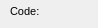
      <widget class="QWidget" name="page_44">
       <property name="geometry">
        <rect>
         <x>0</x>
         <y>0</y>
         <width>98</width>
         <height>28</height>
        </rect>
       </property>
       <attribute name="label">
        <string>Basic &amp;&amp; specific information</string>
       </attribute>
       <widget class="QLabel" name="label_location_type">
        <property name="geometry">
         <rect>
          <x>300</x>
          <y>99</y>
          <width>101</width>
          <height>22</height>
         </rect>
        </property>
        <property name="font">
         <font>
          <pointsize>8</pointsize>
         </font>
        </property>
        <property name="frameShape">
         <enum>QFrame::NoFrame</enum>
        </property>
        <property name="frameShadow">
         <enum>QFrame::Plain</enum>
        </property>
        <property name="text">
         <string>Location type:</string>
        </property>
        <property name="textFormat">
         <enum>Qt::AutoText</enum>
        </property>
        <property name="scaledContents">
         <bool>false</bool>
        </property>
        <property name="alignment">
         <set>Qt::AlignLeading|Qt::AlignLeft|Qt::AlignVCenter</set>
        </property>
        <property name="margin">
         <number>3</number>
        </property>
       </widget>
       <widget class="QLabel" name="label_fluid_type">
        <property name="geometry">
         <rect>
          <x>300</x>
          <y>74</y>
          <width>101</width>
          <height>22</height>
         </rect>
        </property>
        <property name="font">
         <font>
          <pointsize>8</pointsize>
         </font>
        </property>
        <property name="frameShape">
         <enum>QFrame::NoFrame</enum>
        </property>
        <property name="frameShadow">
         <enum>QFrame::Plain</enum>
        </property>
        <property name="text">
         <string>Fluid type:</string>
        </property>
        <property name="textFormat">
         <enum>Qt::AutoText</enum>
        </property>
        <property name="scaledContents">
         <bool>false</bool>
        </property>
        <property name="alignment">
         <set>Qt::AlignLeading|Qt::AlignLeft|Qt::AlignVCenter</set>
        </property>
        <property name="margin">
         <number>3</number>
        </property>
       </widget>
       <widget class="QLabel" name="label_builtdate">
        <property name="geometry">
         <rect>
          <x>10</x>
          <y>204</y>
          <width>101</width>
          <height>22</height>
         </rect>
        </property>
        <property name="font">
         <font>
          <pointsize>8</pointsize>
         </font>
        </property>
        <property name="frameShape">
         <enum>QFrame::NoFrame</enum>
        </property>
        <property name="frameShadow">
         <enum>QFrame::Plain</enum>
        </property>
        <property name="text">
         <string>Builtdate:</string>
        </property>
        <property name="textFormat">
         <enum>Qt::AutoText</enum>
        </property>
        <property name="scaledContents">
         <bool>false</bool>
        </property>
        <property name="alignment">
         <set>Qt::AlignLeading|Qt::AlignLeft|Qt::AlignVCenter</set>
        </property>
        <property name="margin">
         <number>3</number>
        </property>
       </widget>
       <widget class="QLabel" name="label_soilcat_id">
        <property name="geometry">
         <rect>
          <x>300</x>
          <y>0</y>
          <width>101</width>
          <height>22</height>
         </rect>
        </property>
        <property name="font">
         <font>
          <pointsize>8</pointsize>
         </font>
        </property>
        <property name="frameShape">
         <enum>QFrame::NoFrame</enum>
        </property>
        <property name="frameShadow">
         <enum>QFrame::Plain</enum>
        </property>
        <property name="text">
         <string>Soilcat id</string>
        </property>
        <property name="textFormat">
         <enum>Qt::AutoText</enum>
        </property>
        <property name="scaledContents">
         <bool>false</bool>
        </property>
        <property name="alignment">
         <set>Qt::AlignLeading|Qt::AlignLeft|Qt::AlignVCenter</set>
        </property>
        <property name="margin">
         <number>3</number>
        </property>
       </widget>
       <widget class="QLineEdit" name="code">
        <property name="geometry">
         <rect>
          <x>110</x>
          <y>0</y>
          <width>160</width>
          <height>18</height>
         </rect>
        </property>
       </widget>
       <widget class="QLabel" name="label_function_type">
        <property name="geometry">
         <rect>
          <x>300</x>
          <y>49</y>
          <width>101</width>
          <height>22</height>
         </rect>
        </property>
        <property name="font">
         <font>
          <pointsize>8</pointsize>
         </font>
        </property>
        <property name="frameShape">
         <enum>QFrame::NoFrame</enum>
        </property>
        <property name="frameShadow">
         <enum>QFrame::Plain</enum>
        </property>
        <property name="text">
         <string>Function type:</string>
        </property>
        <property name="textFormat">
         <enum>Qt::AutoText</enum>
        </property>
        <property name="scaledContents">
         <bool>false</bool>
        </property>
        <property name="alignment">
         <set>Qt::AlignLeading|Qt::AlignLeft|Qt::AlignVCenter</set>
        </property>
        <property name="margin">
         <number>3</number>
        </property>
       </widget>
       <widget class="QComboBox" name="buildercat_id">
        <property name="geometry">
         <rect>
          <x>110</x>
          <y>154</y>
          <width>160</width>
          <height>18</height>
         </rect>
        </property>
       </widget>
       <widget class="QLabel" name="label_owner">
        <property name="geometry">
         <rect>
          <x>10</x>
          <y>129</y>
          <width>101</width>
          <height>22</height>
         </rect>
        </property>
        <property name="font">
         <font>
          <pointsize>8</pointsize>
         </font>
        </property>
        <property name="frameShape">
         <enum>QFrame::NoFrame</enum>
        </property>
        <property name="frameShadow">
         <enum>QFrame::Plain</enum>
        </property>
        <property name="text">
         <string>Owner:</string>
        </property>
        <property name="textFormat">
         <enum>Qt::AutoText</enum>
        </property>
        <property name="scaledContents">
         <bool>false</bool>
        </property>
        <property name="alignment">
         <set>Qt::AlignLeading|Qt::AlignLeft|Qt::AlignVCenter</set>
        </property>
        <property name="margin">
         <number>3</number>
        </property>
       </widget>
       <widget class="QComboBox" name="workcat_id_end">
        <property name="geometry">
         <rect>
          <x>400</x>
          <y>124</y>
          <width>160</width>
          <height>18</height>
         </rect>
        </property>
        <property name="autoFillBackground">
         <bool>true</bool>
        </property>
        <property name="editable">
         <bool>true</bool>
        </property>
        <property name="maxVisibleItems">
         <number>8</number>
        </property>
        <property name="frame">
         <bool>true</bool>
        </property>
       </widget>
       <widget class="QLabel" name="label_workcat_id_end">
        <property name="geometry">
         <rect>
          <x>300</x>
          <y>124</y>
          <width>101</width>
          <height>22</height>
         </rect>
        </property>
        <property name="font">
         <font>
          <pointsize>8</pointsize>
         </font>
        </property>
        <property name="frameShape">
         <enum>QFrame::NoFrame</enum>
        </property>
        <property name="frameShadow">
         <enum>QFrame::Plain</enum>
        </property>
        <property name="text">
         <string>Workcat end id:</string>
        </property>
        <property name="textFormat">
         <enum>Qt::AutoText</enum>
        </property>
        <property name="scaledContents">
         <bool>false</bool>
        </property>
        <property name="alignment">
         <set>Qt::AlignLeading|Qt::AlignLeft|Qt::AlignVCenter</set>
        </property>
        <property name="margin">
         <number>3</number>
        </property>
       </widget>
       <widget class="QComboBox" name="location_type">
        <property name="geometry">
         <rect>
          <x>400</x>
          <y>99</y>
          <width>160</width>
          <height>18</height>
         </rect>
        </property>
       </widget>
       <widget class="QComboBox" name="soilcat_id">
        <property name="geometry">
         <rect>
          <x>400</x>
          <y>0</y>
          <width>160</width>
          <height>18</height>
         </rect>
        </property>
       </widget>
       <widget class="QLabel" name="label_category_type">
        <property name="geometry">
         <rect>
          <x>300</x>
          <y>24</y>
          <width>101</width>
          <height>22</height>
         </rect>
        </property>
        <property name="font">
         <font>
          <pointsize>8</pointsize>
         </font>
        </property>
        <property name="frameShape">
         <enum>QFrame::NoFrame</enum>
        </property>
        <property name="frameShadow">
         <enum>QFrame::Plain</enum>
        </property>
        <property name="text">
         <string>Category type:</string>
        </property>
        <property name="textFormat">
         <enum>Qt::AutoText</enum>
        </property>
        <property name="scaledContents">
         <bool>false</bool>
        </property>
        <property name="alignment">
         <set>Qt::AlignLeading|Qt::AlignLeft|Qt::AlignVCenter</set>
        </property>
        <property name="margin">
         <number>3</number>
        </property>
       </widget>
       <widget class="QLabel" name="label_buildercat_id">
        <property name="geometry">
         <rect>
          <x>10</x>
          <y>154</y>
          <width>101</width>
          <height>22</height>
         </rect>
        </property>
        <property name="font">
         <font>
          <pointsize>8</pointsize>
         </font>
        </property>
        <property name="frameShape">
         <enum>QFrame::NoFrame</enum>
        </property>
        <property name="frameShadow">
         <enum>QFrame::Plain</enum>
        </property>
        <property name="text">
         <string>Buildercat id:</string>
        </property>
        <property name="textFormat">
         <enum>Qt::AutoText</enum>
        </property>
        <property name="scaledContents">
         <bool>false</bool>
        </property>
        <property name="alignment">
         <set>Qt::AlignLeading|Qt::AlignLeft|Qt::AlignVCenter</set>
        </property>
        <property name="margin">
         <number>3</number>
        </property>
       </widget>
       <widget class="QComboBox" name="category_type">
        <property name="geometry">
         <rect>
          <x>400</x>
          <y>24</y>
          <width>160</width>
          <height>18</height>
         </rect>
        </property>
       </widget>
       <widget class="QLabel" name="label_enddate">
        <property name="geometry">
         <rect>
          <x>300</x>
          <y>149</y>
          <width>101</width>
          <height>22</height>
         </rect>
        </property>
        <property name="font">
         <font>
          <pointsize>8</pointsize>
         </font>
        </property>
        <property name="frameShape">
         <enum>QFrame::NoFrame</enum>
        </property>
        <property name="frameShadow">
         <enum>QFrame::Plain</enum>
        </property>
        <property name="text">
         <string>End date:</string>
        </property>
        <property name="textFormat">
         <enum>Qt::AutoText</enum>
        </property>
        <property name="scaledContents">
         <bool>false</bool>
        </property>
        <property name="alignment">
         <set>Qt::AlignLeading|Qt::AlignLeft|Qt::AlignVCenter</set>
        </property>
        <property name="margin">
         <number>3</number>
        </property>
       </widget>
       <widget class="QgsDateTimeEdit" name="enddate">
        <property name="geometry">
         <rect>
          <x>400</x>
          <y>149</y>
          <width>161</width>
          <height>22</height>
         </rect>
        </property>
        <property name="displayFormat">
         <string>dd/MM/yy</string>
        </property>
        <property name="calendarPopup">
         <bool>true</bool>
        </property>
        <property name="allowNull" stdset="0">
         <bool>true</bool>
        </property>
       </widget>
       <widget class="QLabel" name="label_code">
        <property name="geometry">
         <rect>
          <x>10</x>
          <y>0</y>
          <width>101</width>
          <height>22</height>
         </rect>
        </property>
        <property name="font">
         <font>
          <pointsize>8</pointsize>
         </font>
        </property>
        <property name="frameShape">
         <enum>QFrame::NoFrame</enum>
        </property>
        <property name="frameShadow">
         <enum>QFrame::Plain</enum>
        </property>
        <property name="text">
         <string>Code:</string>
        </property>
        <property name="textFormat">
         <enum>Qt::AutoText</enum>
        </property>
        <property name="scaledContents">
         <bool>false</bool>
        </property>
        <property name="alignment">
         <set>Qt::AlignLeading|Qt::AlignLeft|Qt::AlignVCenter</set>
        </property>
        <property name="margin">
         <number>3</number>
        </property>
       </widget>
       <widget class="QComboBox" name="ownercat_id">
        <property name="geometry">
         <rect>
          <x>110</x>
          <y>129</y>
          <width>160</width>
          <height>18</height>
         </rect>
        </property>
       </widget>
       <widget class="QgsDateTimeEdit" name="builtdate">
        <property name="geometry">
         <rect>
          <x>110</x>
          <y>204</y>
          <width>161</width>
          <height>22</height>
         </rect>
        </property>
        <property name="displayFormat">
         <string>dd/MM/yy</string>
        </property>
        <property name="calendarPopup">
         <bool>true</bool>
        </property>
        <property name="allowNull" stdset="0">
         <bool>true</bool>
        </property>
       </widget>
       <widget class="QComboBox" name="fluid_type">
        <property name="geometry">
         <rect>
          <x>400</x>
          <y>74</y>
          <width>160</width>
          <height>18</height>
         </rect>
        </property>
       </widget>
       <widget class="QComboBox" name="function_type">
        <property name="geometry">
         <rect>
          <x>400</x>
          <y>49</y>
          <width>160</width>
          <height>18</height>
         </rect>
        </property>
       </widget>
       <widget class="QLabel" name="label_workcat_id">
        <property name="geometry">
         <rect>
          <x>10</x>
          <y>179</y>
          <width>101</width>
          <height>22</height>
         </rect>
        </property>
        <property name="font">
         <font>
          <pointsize>8</pointsize>
         </font>
        </property>
        <property name="frameShape">
         <enum>QFrame::NoFrame</enum>
        </property>
        <property name="frameShadow">
         <enum>QFrame::Plain</enum>
        </property>
        <property name="text">
         <string>Workcat id:</string>
        </property>
        <property name="textFormat">
         <enum>Qt::AutoText</enum>
        </property>
        <property name="scaledContents">
         <bool>false</bool>
        </property>
        <property name="alignment">
         <set>Qt::AlignLeading|Qt::AlignLeft|Qt::AlignVCenter</set>
        </property>
        <property name="margin">
         <number>3</number>
        </property>
       </widget>
       <widget class="QComboBox" name="workcat_id">
        <property name="geometry">
         <rect>
          <x>110</x>
          <y>179</y>
          <width>160</width>
          <height>18</height>
         </rect>
        </property>
        <property name="autoFillBackground">
         <bool>true</bool>
        </property>
        <property name="editable">
         <bool>true</bool>
        </property>
        <property name="maxVisibleItems">
         <number>8</number>
        </property>
        <property name="frame">
         <bool>true</bool>
        </property>
       </widget>
       <widget class="QLineEdit" name="name">
        <property name="geometry">
         <rect>
          <x>110</x>
          <y>26</y>
          <width>160</width>
          <height>18</height>
         </rect>
        </property>
        <property name="inputMask">
         <string/>
        </property>
        <property name="text">
         <string/>
        </property>
        <property name="frame">
         <bool>true</bool>
        </property>
       </widget>
       <widget class="QLabel" name="label_sander_depth">
        <property name="geometry">
         <rect>
          <x>10</x>
          <y>76</y>
          <width>96</width>
          <height>22</height>
         </rect>
        </property>
        <property name="font">
         <font>
          <pointsize>8</pointsize>
         </font>
        </property>
        <property name="frameShape">
         <enum>QFrame::NoFrame</enum>
        </property>
        <property name="frameShadow">
         <enum>QFrame::Plain</enum>
        </property>
        <property name="text">
         <string>Sander depth:</string>
        </property>
        <property name="textFormat">
         <enum>Qt::AutoText</enum>
        </property>
        <property name="scaledContents">
         <bool>false</bool>
        </property>
        <property name="alignment">
         <set>Qt::AlignLeading|Qt::AlignLeft|Qt::AlignVCenter</set>
        </property>
        <property name="margin">
         <number>3</number>
        </property>
       </widget>
       <widget class="QLabel" name="label_name">
        <property name="geometry">
         <rect>
          <x>10</x>
          <y>26</y>
          <width>96</width>
          <height>22</height>
         </rect>
        </property>
        <property name="font">
         <font>
          <pointsize>8</pointsize>
         </font>
        </property>
        <property name="frameShape">
         <enum>QFrame::NoFrame</enum>
        </property>
        <property name="frameShadow">
         <enum>QFrame::Plain</enum>
        </property>
        <property name="text">
         <string>Name:</string>
        </property>
        <property name="textFormat">
         <enum>Qt::AutoText</enum>
        </property>
        <property name="scaledContents">
         <bool>false</bool>
        </property>
        <property name="alignment">
         <set>Qt::AlignLeading|Qt::AlignLeft|Qt::AlignVCenter</set>
        </property>
        <property name="margin">
         <number>3</number>
        </property>
       </widget>
       <widget class="QLineEdit" name="sander_length">
        <property name="geometry">
         <rect>
          <x>110</x>
          <y>51</y>
          <width>160</width>
          <height>18</height>
         </rect>
        </property>
        <property name="inputMask">
         <string/>
        </property>
        <property name="text">
         <string/>
        </property>
        <property name="frame">
         <bool>true</bool>
        </property>
       </widget>
       <widget class="QLabel" name="label_sander_length">
        <property name="geometry">
         <rect>
          <x>10</x>
          <y>51</y>
          <width>101</width>
          <height>22</height>
         </rect>
        </property>
        <property name="font">
         <font>
          <pointsize>8</pointsize>
         </font>
        </property>
        <property name="frameShape">
         <enum>QFrame::NoFrame</enum>
        </property>
        <property name="frameShadow">
         <enum>QFrame::Plain</enum>
        </property>
        <property name="text">
         <string>Sander length:</string>
        </property>
        <property name="textFormat">
         <enum>Qt::AutoText</enum>
        </property>
        <property name="scaledContents">
         <bool>false</bool>
        </property>
        <property name="alignment">
         <set>Qt::AlignLeading|Qt::AlignLeft|Qt::AlignVCenter</set>
        </property>
        <property name="margin">
         <number>3</number>
        </property>
       </widget>
       <widget class="QLineEdit" name="sander_depth">
        <property name="geometry">
         <rect>
          <x>110</x>
          <y>76</y>
          <width>160</width>
          <height>18</height>
         </rect>
        </property>
        <property name="inputMask">
         <string/>
        </property>
        <property name="text">
         <string/>
        </property>
        <property name="frame">
         <bool>true</bool>
        </property>
       </widget>
       <widget class="QLineEdit" name="accessibility">
        <property name="geometry">
         <rect>
          <x>110</x>
          <y>101</y>
          <width>160</width>
          <height>18</height>
         </rect>
        </property>
        <property name="inputMask">
         <string/>
        </property>
        <property name="text">
         <string/>
        </property>
        <property name="frame">
         <bool>true</bool>
        </property>
       </widget>
       <widget class="QLabel" name="label_prot_surface">
        <property name="geometry">
         <rect>
          <x>298</x>
          <y>182</y>
          <width>101</width>
          <height>22</height>
         </rect>
        </property>
        <property name="font">
         <font>
          <pointsize>8</pointsize>
         </font>
        </property>
        <property name="frameShape">
         <enum>QFrame::NoFrame</enum>
        </property>
        <property name="frameShadow">
         <enum>QFrame::Plain</enum>
        </property>
        <property name="text">
         <string>Protection surface:</string>
        </property>
        <property name="textFormat">
         <enum>Qt::AutoText</enum>
        </property>
        <property name="scaledContents">
         <bool>false</bool>
        </property>
        <property name="alignment">
         <set>Qt::AlignLeading|Qt::AlignLeft|Qt::AlignVCenter</set>
        </property>
        <property name="margin">
         <number>3</number>
        </property>
       </widget>
       <widget class="QLabel" name="label_accessibility">
        <property name="geometry">
         <rect>
          <x>10</x>
          <y>101</y>
          <width>96</width>
          <height>22</height>
         </rect>
        </property>
        <property name="font">
         <font>
          <pointsize>8</pointsize>
         </font>
        </property>
        <property name="frameShape">
         <enum>QFrame::NoFrame</enum>
        </property>
        <property name="frameShadow">
         <enum>QFrame::Plain</enum>
        </property>
        <property name="text">
         <string>Accessibility:</string>
        </property>
        <property name="textFormat">
         <enum>Qt::AutoText</enum>
        </property>
        <property name="scaledContents">
         <bool>false</bool>
        </property>
        <property name="alignment">
         <set>Qt::AlignLeading|Qt::AlignLeft|Qt::AlignVCenter</set>
        </property>
        <property name="margin">
         <number>3</number>
        </property>
       </widget>
       <widget class="QCheckBox" name="prot_surface">
        <property name="geometry">
         <rect>
          <x>408</x>
          <y>182</y>
          <width>70</width>
          <height>17</height>
         </rect>
        </property>
        <property name="text">
         <string/>
        </property>
       </widget>
      </widget>
